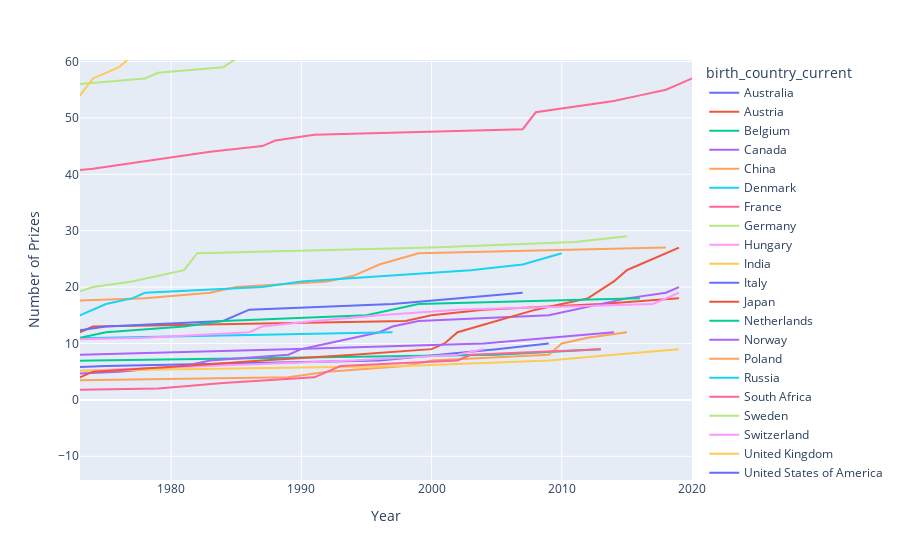

Write notebook code for a chart like this one.
### Code cell
l_chart = px.line(total_countries_prizes_per_years,
                  x='year', 
                  y='prize',
                  height=800,
                  color='birth_country_current',
                  hover_name='birth_country_current')
 
l_chart.update_layout(xaxis_title='Year',
                      yaxis_title='Number of Prizes')
 
l_chart.show()

### Figure 1 — Plotly figure (JSON) as saved in the notebook; plotly's stock layout.template omitted (floating-point values rounded to 4 significant figures)
{"data": [{"hovertemplate": "<b>%{hovertext}</b><br><br>birth_country_current=Australia<br>year=%{x}<br>prize=%{y}<extra></extra>", "hovertext": ["Australia", "Australia", "Australia", "Australia", "Australia", "Australia", "Australia", "Australia", "Australia"], "legendgroup": "Australia", "line": {"color": "#636efa", "dash": "solid"}, "marker": {"symbol": "circle"}, "mode": "lines", "name": "Australia", "orientation": "v", "showlegend": true, "type": "scatter", "x": [1915, 1945, 1960, 1963, 1964, 1975, 1996, 2005, 2009], "xaxis": "x", "y": [1, 2, 3, 4, 5, 6, 7, 9, 10], "yaxis": "y"}, {"hovertemplate": "<b>%{hovertext}</b><br><br>birth_country_current=Austria<br>year=%{x}<br>prize=%{y}<extra></extra>", "hovertext": ["Austria", "Austria", "Austria", "Austria", "Austria", "Austria", "Austria", "Austria", "Austria", "Austria", "Austria", "Austria", "Austria", "Austria", "Austria", "Austria", "Austria"], "legendgroup": "Austria", "line": {"color": "#EF553B", "dash": "solid"}, "marker": {"symbol": "circle"}, "mode": "lines", "name": "Austria", "orientation": "v", "showlegend": true, "type": "scatter", "x": [1911, 1914, 1925, 1927, 1930, 1933, 1936, 1938, 1945, 1962, 1973, 1974, 1998, 2000, 2004, 2013, 2019], "xaxis": "x", "y": [1, 2, 3, 4, 5, 6, 7, 8, 9, 10, 12, 13, 14, 15, 16, 17, 18], "yaxis": "y"}, {"hovertemplate": "<b>%{hovertext}</b><br><br>birth_country_current=Belgium<br>year=%{x}<br>prize=%{y}<extra></extra>", "hovertext": ["Belgium", "Belgium", "Belgium", "Belgium", "Belgium", "Belgium", "Belgium", "Belgium", "Belgium"], "legendgroup": "Belgium", "line": {"color": "#00cc96", "dash": "solid"}, "marker": {"symbol": "circle"}, "mode": "lines", "name": "Belgium", "orientation": "v", "showlegend": true, "type": "scatter", "x": [1909, 1911, 1913, 1919, 1938, 1958, 1974, 2005, 2013], "xaxis": "x", "y": [1, 2, 3, 4, 5, 6, 7, 8, 9], "yaxis": "y"}, {"hovertemplate": "<b>%{hovertext}</b><br><br>birth_country_current=Canada<br>year=%{x}<br>prize=%{y}<extra></extra>", "hovertext": ["Canada", "Canada", "Canada", "Canada", "Canada", "Canada", "Canada", "Canada", "Canada", "Canada", "Canada", "Canada", "Canada", "Canada", "Canada", "Canada", "Canada", "Canada", "Canada", "Canada"], "legendgroup": "Canada", "line": {"color": "#ab63fa", "dash": "solid"}, "marker": {"symbol": "circle"}, "mode": "lines", "name": "Canada", "orientation": "v", "showlegend": true, "type": "scatter", "x": [1923, 1949, 1957, 1966, 1976, 1981, 1983, 1989, 1990, 1992, 1994, 1996, 1997, 1999, 2009, 2011, 2013, 2015, 2018, 2019], "xaxis": "x", "y": [1, 2, 3, 4, 5, 6, 7, 8, 9, 10, 11, 12, 13, 14, 15, 16, 17, 18, 19, 20], "yaxis": "y"}, {"hovertemplate": "<b>%{hovertext}</b><br><br>birth_country_current=China<br>year=%{x}<br>prize=%{y}<extra></extra>", "hovertext": ["China", "China", "China", "China", "China", "China", "China", "China", "China", "China"], "legendgroup": "China", "line": {"color": "#FFA15A", "dash": "solid"}, "marker": {"symbol": "circle"}, "mode": "lines", "name": "China", "orientation": "v", "showlegend": true, "type": "scatter", "x": [1956, 1957, 1989, 1992, 1998, 2000, 2009, 2010, 2012, 2015], "xaxis": "x", "y": [1, 3, 4, 5, 6, 7, 8, 10, 11, 12], "yaxis": "y"}, {"hovertemplate": "<b>%{hovertext}</b><br><br>birth_country_current=Denmark<br>year=%{x}<br>prize=%{y}<extra></extra>", "hovertext": ["Denmark", "Denmark", "Denmark", "Denmark", "Denmark", "Denmark", "Denmark", "Denmark", "Denmark", "Denmark", "Denmark"], "legendgroup": "Denmark", "line": {"color": "#19d3f3", "dash": "solid"}, "marker": {"symbol": "circle"}, "mode": "lines", "name": "Denmark", "orientation": "v", "showlegend": true, "type": "scatter", "x": [1903, 1908, 1917, 1920, 1922, 1926, 1928, 1943, 1944, 1975, 1997], "xaxis": "x", "y": [1, 2, 4, 5, 6, 7, 8, 9, 10, 11, 12], "yaxis": "y"}, {"hovertemplate": "<b>%{hovertext}</b><br><br>birth_country_current=France<br>year=%{x}<br>prize=%{y}<extra></extra>", "hovertext": ["France", "France", "France", "France", "France", "France", "France", "France", "France", "France", "France", "France", "France", "France", "France", "France", "France", "France", "France", "France", "France", "France", "France", "France", "France", "France", "France", "France", "France", "France", "France", "France", "France", "France", "France", "France", "France", "France", "France", "France", "France"], "legendgroup": "France", "line": {"color": "#FF6692", "dash": "solid"}, "marker": {"symbol": "circle"}, "mode": "lines", "name": "France", "orientation": "v", "showlegend": true, "type": "scatter", "x": [1901, 1903, 1904, 1906, 1907, 1909, 1912, 1913, 1915, 1920, 1921, 1926, 1927, 1928, 1929, 1935, 1937, 1947, 1951, 1952, 1956, 1964, 1965, 1966, 1967, 1968, 1970, 1974, 1977, 1980, 1983, 1987, 1988, 1991, 2007, 2008, 2014, 2016, 2018, 2019, 2020], "xaxis": "x", "y": [2, 4, 5, 6, 8, 9, 12, 14, 15, 16, 17, 19, 21, 22, 23, 25, 26, 27, 28, 30, 31, 32, 35, 36, 37, 38, 40, 41, 42, 43, 44, 45, 46, 47, 48, 51, 53, 54, 55, 56, 57], "yaxis": "y"}, {"hovertemplate": "<b>%{hovertext}</b><br><br>birth_country_current=Germany<br>year=%{x}<br>prize=%{y}<extra></extra>", "hovertext": ["Germany", "Germany", "Germany", "Germany", "Germany", "Germany", "Germany", "Germany", "Germany", "Germany", "Germany", "Germany", "Germany", "Germany", "Germany", "Germany", "Germany", "Germany", "Germany", "Germany", "Germany", "Germany", "Germany", "Germany", "Germany", "Germany", "Germany", "Germany", "Germany", "Germany", "Germany", "Germany", "Germany", "Germany", "Germany", "Germany", "Germany", "Germany", "Germany", "Germany", "Germany", "Germany", "Germany", "Germany", "Germany", "Germany", "Germany", "Germany", "Germany", "Germany", "Germany", "Germany", "Germany", "Germany", "Germany", "Germany", "Germany", "Germany", "Germany", "Germany", "Germany", "Germany", "Germany"], "legendgroup": "Germany", "line": {"color": "#B6E880", "dash": "solid"}, "marker": {"symbol": "circle"}, "mode": "lines", "name": "Germany", "orientation": "v", "showlegend": true, "type": "scatter", "x": [1901, 1902, 1905, 1907, 1908, 1909, 1910, 1912, 1914, 1915, 1918, 1919, 1920, 1921, 1922, 1925, 1926, 1927, 1928, 1929, 1930, 1931, 1932, 1935, 1936, 1939, 1944, 1945, 1946, 1950, 1953, 1954, 1955, 1956, 1961, 1963, 1964, 1966, 1967, 1969, 1970, 1971, 1972, 1973, 1978, 1979, 1984, 1986, 1987, 1988, 1989, 1991, 1995, 1998, 2000, 2001, 2005, 2007, 2008, 2013, 2017, 2019, 2020], "xaxis": "x", "y": [1, 3, 5, 6, 7, 8, 10, 11, 12, 13, 14, 15, 16, 17, 18, 20, 21, 23, 24, 26, 27, 29, 30, 32, 33, 34, 35, 36, 37, 38, 40, 41, 42, 43, 44, 46, 47, 48, 49, 50, 51, 53, 54, 56, 57, 58, 59, 62, 63, 67, 69, 71, 72, 73, 74, 75, 77, 78, 79, 80, 82, 83, 84], "yaxis": "y"}, {"hovertemplate": "<b>%{hovertext}</b><br><br>birth_country_current=Hungary<br>year=%{x}<br>prize=%{y}<extra></extra>", "hovertext": ["Hungary", "Hungary", "Hungary", "Hungary", "Hungary", "Hungary", "Hungary", "Hungary"], "legendgroup": "Hungary", "line": {"color": "#FF97FF", "dash": "solid"}, "marker": {"symbol": "circle"}, "mode": "lines", "name": "Hungary", "orientation": "v", "showlegend": true, "type": "scatter", "x": [1937, 1943, 1961, 1963, 1971, 1994, 2002, 2004], "xaxis": "x", "y": [1, 2, 3, 4, 5, 7, 8, 9], "yaxis": "y"}, {"hovertemplate": "<b>%{hovertext}</b><br><br>birth_country_current=India<br>year=%{x}<br>prize=%{y}<extra></extra>", "hovertext": ["India", "India", "India", "India", "India", "India", "India", "India", "India"], "legendgroup": "India", "line": {"color": "#FECB52", "dash": "solid"}, "marker": {"symbol": "circle"}, "mode": "lines", "name": "India", "orientation": "v", "showlegend": true, "type": "scatter", "x": [1902, 1907, 1913, 1930, 1968, 1998, 2009, 2014, 2019], "xaxis": "x", "y": [1, 2, 3, 4, 5, 6, 7, 8, 9], "yaxis": "y"}, {"hovertemplate": "<b>%{hovertext}</b><br><br>birth_country_current=Italy<br>year=%{x}<br>prize=%{y}<extra></extra>", "hovertext": ["Italy", "Italy", "Italy", "Italy", "Italy", "Italy", "Italy", "Italy", "Italy", "Italy", "Italy", "Italy", "Italy", "Italy", "Italy", "Italy"], "legendgroup": "Italy", "line": {"color": "#636efa", "dash": "solid"}, "marker": {"symbol": "circle"}, "mode": "lines", "name": "Italy", "orientation": "v", "showlegend": true, "type": "scatter", "x": [1906, 1907, 1909, 1926, 1934, 1938, 1959, 1963, 1969, 1975, 1984, 1985, 1986, 1997, 2002, 2007], "xaxis": "x", "y": [2, 3, 4, 5, 6, 7, 9, 10, 11, 13, 14, 15, 16, 17, 18, 19], "yaxis": "y"}, {"hovertemplate": "<b>%{hovertext}</b><br><br>birth_country_current=Japan<br>year=%{x}<br>prize=%{y}<extra></extra>", "hovertext": ["Japan", "Japan", "Japan", "Japan", "Japan", "Japan", "Japan", "Japan", "Japan", "Japan", "Japan", "Japan", "Japan", "Japan", "Japan", "Japan", "Japan", "Japan", "Japan", "Japan"], "legendgroup": "Japan", "line": {"color": "#EF553B", "dash": "solid"}, "marker": {"symbol": "circle"}, "mode": "lines", "name": "Japan", "orientation": "v", "showlegend": true, "type": "scatter", "visible": true, "x": [1949, 1965, 1968, 1973, 1974, 1981, 1987, 1994, 2000, 2001, 2002, 2008, 2010, 2012, 2014, 2015, 2016, 2017, 2018, 2019], "xaxis": "x", "y": [1, 2, 3, 4, 5, 6, 7, 8, 9, 10, 12, 16, 17, 18, 21, 23, 24, 25, 26, 27], "yaxis": "y"}, {"hovertemplate": "<b>%{hovertext}</b><br><br>birth_country_current=Netherlands<br>year=%{x}<br>prize=%{y}<extra></extra>", "hovertext": ["Netherlands", "Netherlands", "Netherlands", "Netherlands", "Netherlands", "Netherlands", "Netherlands", "Netherlands", "Netherlands", "Netherlands", "Netherlands", "Netherlands", "Netherlands", "Netherlands", "Netherlands", "Netherlands"], "legendgroup": "Netherlands", "line": {"color": "#00cc96", "dash": "solid"}, "marker": {"symbol": "circle"}, "mode": "lines", "name": "Netherlands", "orientation": "v", "showlegend": true, "type": "scatter", "x": [1901, 1902, 1910, 1911, 1913, 1929, 1936, 1953, 1969, 1973, 1975, 1981, 1984, 1995, 1999, 2016], "xaxis": "x", "y": [1, 3, 4, 5, 6, 7, 8, 9, 10, 11, 12, 13, 14, 15, 17, 18], "yaxis": "y"}, {"hovertemplate": "<b>%{hovertext}</b><br><br>birth_country_current=Norway<br>year=%{x}<br>prize=%{y}<extra></extra>", "hovertext": ["Norway", "Norway", "Norway", "Norway", "Norway", "Norway", "Norway", "Norway", "Norway", "Norway"], "legendgroup": "Norway", "line": {"color": "#ab63fa", "dash": "solid"}, "marker": {"symbol": "circle"}, "mode": "lines", "name": "Norway", "orientation": "v", "showlegend": true, "type": "scatter", "x": [1903, 1920, 1921, 1922, 1968, 1969, 1973, 1989, 2004, 2014], "xaxis": "x", "y": [1, 2, 3, 4, 5, 7, 8, 9, 10, 12], "yaxis": "y"}, {"hovertemplate": "<b>%{hovertext}</b><br><br>birth_country_current=Poland<br>year=%{x}<br>prize=%{y}<extra></extra>", "hovertext": ["Poland", "Poland", "Poland", "Poland", "Poland", "Poland", "Poland", "Poland", "Poland", "Poland", "Poland", "Poland", "Poland", "Poland", "Poland", "Poland", "Poland", "Poland", "Poland", "Poland", "Poland", "Poland", "Poland", "Poland", "Poland"], "legendgroup": "Poland", "line": {"color": "#FFA15A", "dash": "solid"}, "marker": {"symbol": "circle"}, "mode": "lines", "name": "Poland", "orientation": "v", "showlegend": true, "type": "scatter", "visible": true, "x": [1901, 1903, 1905, 1907, 1908, 1911, 1918, 1924, 1931, 1939, 1943, 1944, 1950, 1954, 1963, 1964, 1978, 1983, 1985, 1992, 1994, 1995, 1996, 1999, 2018], "xaxis": "x", "y": [1, 2, 3, 4, 5, 6, 7, 8, 9, 10, 11, 12, 14, 15, 16, 17, 18, 19, 20, 21, 22, 23, 24, 26, 27], "yaxis": "y"}, {"hovertemplate": "<b>%{hovertext}</b><br><br>birth_country_current=Russia<br>year=%{x}<br>prize=%{y}<extra></extra>", "hovertext": ["Russia", "Russia", "Russia", "Russia", "Russia", "Russia", "Russia", "Russia", "Russia", "Russia", "Russia", "Russia", "Russia", "Russia", "Russia", "Russia", "Russia", "Russia", "Russia", "Russia"], "legendgroup": "Russia", "line": {"color": "#19d3f3", "dash": "solid"}, "marker": {"symbol": "circle"}, "mode": "lines", "name": "Russia", "orientation": "v", "showlegend": true, "type": "scatter", "x": [1904, 1910, 1911, 1933, 1937, 1953, 1956, 1958, 1964, 1965, 1970, 1973, 1975, 1977, 1978, 1987, 1990, 2003, 2007, 2010], "xaxis": "x", "y": [1, 2, 3, 4, 5, 6, 7, 11, 12, 13, 14, 15, 17, 18, 19, 20, 21, 23, 24, 26], "yaxis": "y"}, {"hovertemplate": "<b>%{hovertext}</b><br><br>birth_country_current=South Africa<br>year=%{x}<br>prize=%{y}<extra></extra>", "hovertext": ["South Africa", "South Africa", "South Africa", "South Africa", "South Africa", "South Africa", "South Africa", "South Africa"], "legendgroup": "South Africa", "line": {"color": "#FF6692", "dash": "solid"}, "marker": {"symbol": "circle"}, "mode": "lines", "name": "South Africa", "orientation": "v", "showlegend": true, "type": "scatter", "x": [1951, 1979, 1984, 1991, 1993, 2002, 2003, 2013], "xaxis": "x", "y": [1, 2, 3, 4, 6, 7, 8, 9], "yaxis": "y"}, {"hovertemplate": "<b>%{hovertext}</b><br><br>birth_country_current=Sweden<br>year=%{x}<br>prize=%{y}<extra></extra>", "hovertext": ["Sweden", "Sweden", "Sweden", "Sweden", "Sweden", "Sweden", "Sweden", "Sweden", "Sweden", "Sweden", "Sweden", "Sweden", "Sweden", "Sweden", "Sweden", "Sweden", "Sweden", "Sweden", "Sweden", "Sweden", "Sweden", "Sweden", "Sweden"], "legendgroup": "Sweden", "line": {"color": "#B6E880", "dash": "solid"}, "marker": {"symbol": "circle"}, "mode": "lines", "name": "Sweden", "orientation": "v", "showlegend": true, "type": "scatter", "x": [1903, 1908, 1909, 1911, 1912, 1916, 1921, 1924, 1926, 1930, 1931, 1948, 1951, 1955, 1961, 1970, 1974, 1977, 1981, 1982, 2000, 2011, 2015], "xaxis": "x", "y": [1, 2, 3, 4, 5, 6, 7, 8, 9, 10, 11, 12, 13, 14, 15, 17, 20, 21, 23, 26, 27, 28, 29], "yaxis": "y"}, {"hovertemplate": "<b>%{hovertext}</b><br><br>birth_country_current=Switzerland<br>year=%{x}<br>prize=%{y}<extra></extra>", "hovertext": ["Switzerland", "Switzerland", "Switzerland", "Switzerland", "Switzerland", "Switzerland", "Switzerland", "Switzerland", "Switzerland", "Switzerland", "Switzerland", "Switzerland", "Switzerland", "Switzerland", "Switzerland", "Switzerland", "Switzerland"], "legendgroup": "Switzerland", "line": {"color": "#FF97FF", "dash": "solid"}, "marker": {"symbol": "circle"}, "mode": "lines", "name": "Switzerland", "orientation": "v", "showlegend": true, "type": "scatter", "x": [1901, 1902, 1909, 1919, 1920, 1948, 1949, 1952, 1957, 1978, 1986, 1987, 1991, 1996, 2002, 2017, 2019], "xaxis": "x", "y": [1, 3, 4, 5, 6, 7, 8, 9, 10, 11, 12, 13, 14, 15, 16, 17, 19], "yaxis": "y"}, {"hovertemplate": "<b>%{hovertext}</b><br><br>birth_country_current=United Kingdom<br>year=%{x}<br>prize=%{y}<extra></extra>", "hovertext": ["United Kingdom", "United Kingdom", "United Kingdom", "United Kingdom", "United Kingdom", "United Kingdom", "United Kingdom", "United Kingdom", "United Kingdom", "United Kingdom", "United Kingdom", "United Kingdom", "United Kingdom", "United Kingdom", "United Kingdom", "United Kingdom", "United Kingdom", "United Kingdom", "United Kingdom", "United Kingdom", "United Kingdom", "United Kingdom", "United Kingdom", "United Kingdom", "United Kingdom", "United Kingdom", "United Kingdom", "United Kingdom", "United Kingdom", "United Kingdom", "United Kingdom", "United Kingdom", "United Kingdom", "United Kingdom", "United Kingdom", "United Kingdom", "United Kingdom", "United Kingdom", "United Kingdom", "United Kingdom", "United Kingdom", "United Kingdom", "United Kingdom", "United Kingdom", "United Kingdom", "United Kingdom", "United Kingdom", "United Kingdom", "United Kingdom", "United Kingdom", "United Kingdom", "United Kingdom", "United Kingdom", "United Kingdom", "United Kingdom", "United Kingdom", "United Kingdom", "United Kingdom", "United Kingdom", "United Kingdom", "United Kingdom", "United Kingdom", "United Kingdom", "United Kingdom", "United Kingdom", "United Kingdom", "United Kingdom"], "legendgroup": "United Kingdom", "line": {"color": "#FECB52", "dash": "solid"}, "marker": {"symbol": "circle"}, "mode": "lines", "name": "United Kingdom", "orientation": "v", "showlegend": true, "type": "scatter", "x": [1903, 1904, 1906, 1915, 1917, 1921, 1922, 1923, 1925, 1927, 1928, 1929, 1932, 1933, 1934, 1935, 1936, 1937, 1945, 1947, 1948, 1949, 1950, 1951, 1952, 1953, 1956, 1957, 1958, 1959, 1962, 1963, 1967, 1969, 1972, 1973, 1974, 1976, 1977, 1978, 1979, 1980, 1982, 1983, 1984, 1988, 1991, 1993, 1995, 1996, 1997, 1998, 2001, 2002, 2003, 2005, 2007, 2009, 2010, 2012, 2013, 2015, 2016, 2017, 2018, 2019, 2020], "xaxis": "x", "y": [1, 3, 4, 5, 6, 7, 9, 10, 11, 12, 13, 15, 18, 20, 21, 22, 23, 26, 27, 29, 30, 31, 33, 34, 36, 37, 39, 40, 41, 42, 44, 46, 48, 49, 51, 54, 57, 59, 61, 62, 64, 65, 66, 67, 69, 70, 71, 73, 74, 76, 77, 80, 82, 83, 86, 87, 89, 90, 91, 92, 93, 94, 99, 100, 101, 103, 105], "yaxis": "y"}, {"hovertemplate": "<b>%{hovertext}</b><br><br>birth_country_current=United States of America<br>year=%{x}<br>prize=%{y}<extra></extra>", "hovertext": ["United States of America", "United States of America", "United States of America", "United States of America", "United States of America", "United States of America", "United States of America", "United States of America", "United States of America", "United States of America", "United States of America", "United States of America", "United States of America", "United States of America", "United States of America", "United States of America", "United States of America", "United States of America", "United States of America", "United States of America", "United States of America", "United States of America", "United States of America", "United States of America", "United States of America", "United States of America", "United States of America", "United States of America", "United States of America", "United States of America", "United States of America", "United States of America", "United States of America", "United States of America", "United States of America", "United States of America", "United States of America", "United States of America", "United States of America", "United States of America", "United States of America", "United States of America", "United States of America", "United States of America", "United States of America", "United States of America", "United States of America", "United States of America", "United States of America", "United States of America", "United States of America", "United States of America", "United States of America", "United States of America", "United States of America", "United States of America", "United States of America", "United States of America", "United States of America", "United States of America", "United States of America", "United States of America", "United States of America", "United States of America", "United States of America", "United States of America", "United States of America", "United States of America", "United States of America", "United States of America", "United States of America", "United States of America", "United States of America", "United States of America", "United States of America", "United States of America", "United States of America", "United States of America", "United States of America", "United States of America", "United States of America", "United States of America", "United States of America", "United States of America", "United States of America", "United States of America", "United States of America", "United States of America", "United States of America"], "legendgroup": "United States of America", "line": {"color": "#636efa", "dash": "solid"}, "marker": {"symbol": "circle"}, "mode": "lines", "name": "United States of America", "orientation": "v", "showlegend": true, "type": "scatter", "x": [1906, 1912, 1914, 1919, 1923, 1925, 1927, 1929, 1930, 1931, 1932, 1933, 1934, 1936, 1937, 1938, 1939, 1943, 1944, 1945, 1946, 1948, 1949, 1950, 1951, 1952, 1953, 1954, 1955, 1956, 1958, 1959, 1960, 1961, 1962, 1964, 1965, 1966, 1967, 1968, 1969, 1970, 1971, 1972, 1974, 1975, 1976, 1977, 1978, 1979, 1980, 1981, 1982, 1983, 1984, 1985, 1986, 1987, 1988, 1989, 1990, 1992, 1993, 1994, 1995, 1996, 1997, 1998, 2000, 2001, 2002, 2003, 2004, 2005, 2006, 2007, 2008, 2009, 2010, 2011, 2012, 2013, 2014, 2015, 2016, 2017, 2018, 2019, 2020], "xaxis": "x", "y": [1, 2, 3, 4, 5, 6, 7, 8, 9, 11, 12, 13, 17, 19, 20, 21, 22, 23, 25, 26, 33, 34, 35, 38, 40, 41, 42, 47, 49, 51, 54, 56, 58, 60, 63, 65, 68, 70, 72, 75, 77, 80, 81, 89, 90, 94, 100, 103, 107, 110, 116, 119, 121, 123, 124, 128, 131, 133, 137, 141, 149, 151, 158, 162, 168, 173, 179, 183, 188, 196, 201, 205, 212, 217, 223, 226, 229, 235, 238, 244, 249, 254, 257, 258, 259, 265, 271, 274, 281], "yaxis": "y"}], "layout": {"autosize": true, "legend": {"title": {"text": "birth_country_current"}, "tracegroupgap": 0}, "margin": {"t": 60}, "xaxis": {"anchor": "y", "autorange": false, "domain": [0, 1], "range": [1973.0, 2020], "title": {"text": "Year"}, "type": "linear"}, "yaxis": {"anchor": "x", "autorange": false, "domain": [0, 1], "range": [-14.21, 60.27], "title": {"text": "Number of Prizes"}, "type": "linear"}}}
